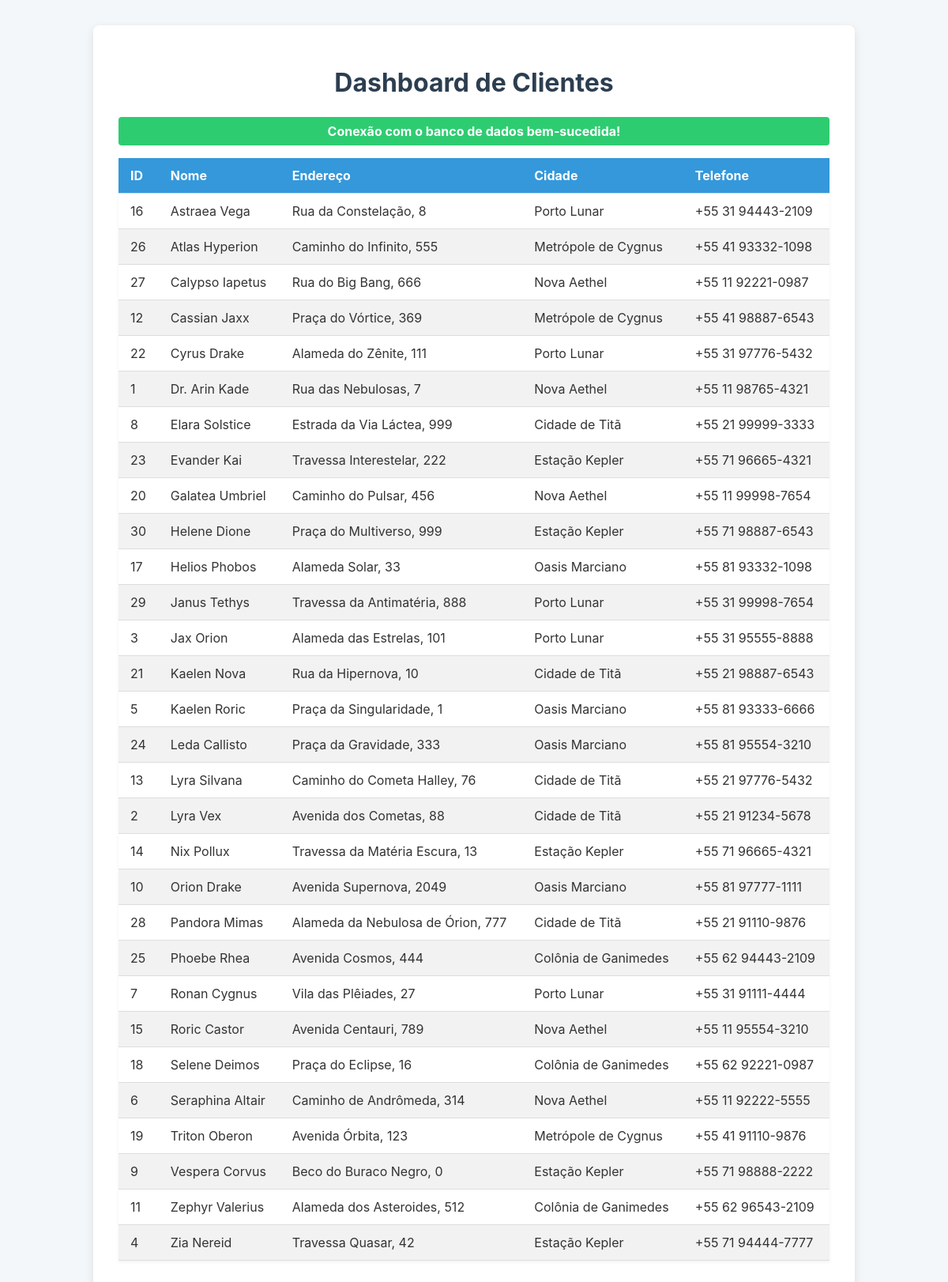
Page /app/index.php on the committed database.
### tables this page shows
CREATE TABLE Clientes (
    Id_Cliente INT AUTO_INCREMENT PRIMARY KEY,
    Nome VARCHAR(100),
    Endereco VARCHAR(255),
    Cidade VARCHAR(100),
    Telefone VARCHAR(20)
);

### app/index.php (the view, shortened to what this page needs)
<?php
$config = include('config.php');
$servername = $config['servername'];
$username = $config['username'];
$password = $config['password'];
$dbname = $config['dbname'];
$dsn = "mysql:host=$servername;dbname=$dbname;charset=utf8mb4";
?>
<!DOCTYPE html>
<html lang="pt-BR">
<head>
</head>
<body>
    <div class="container">
        <h1>Dashboard de Clientes</h1>
        <?php
        try {
            $conn = new PDO($dsn, $username, $password);
            $conn->setAttribute(PDO::ATTR_ERRMODE, PDO::ERRMODE_EXCEPTION);
            echo "<p class='status success'>Conexão com o banco de dados bem-sucedida!</p>";
            $sql = "SELECT * FROM Clientes ORDER BY Nome";
            $query = $conn->query($sql);
            if ($query) {
                echo "<table>";
                echo "<thead><tr><th>ID</th><th>Nome</th><th>Endereço</th><th>Cidade</th><th>Telefone</th></tr></thead>";
                echo "<tbody>";
                while ($row = $query->fetch(PDO::FETCH_ASSOC)) {
                    echo "<tr>";
                    echo "<td>" . htmlspecialchars($row['Id_Cliente']) . "</td>";
                    echo "<td>" . htmlspecialchars($row['Nome']) . "</td>";
                    echo "<td>" . htmlspecialchars($row['Endereco']) . "</td>";
                    echo "<td>" . htmlspecialchars($row['Cidade']) . "</td>";
                    echo "<td>" . htmlspecialchars($row['Telefone']) . "</td>";
                    echo "</tr>";
                }
                echo "</tbody></table>";
            }
        } catch (PDOException $e) {
            echo "<p class='status error'>Falha na conexão: " . htmlspecialchars($e->getMessage()) . "</p>";
        }
        ?>
    </div>
</body>
</html>

### app/index.php (style rules this page uses)
body { font-family: -apple-system, BlinkMacSystemFont, "Segoe UI", Roboto, Helvetica, Arial, sans-serif; background-color: #f4f7f9; color: #333; display: flex; justify-content: center; align-items: center; flex-direction: column; margin: 0; padding: 2rem; }
.container { width: 80%; max-width: 900px; background-color: #fff; padding: 2rem; border-radius: 8px; box-shadow: 0 4px 12px rgba(0,0,0,0.1); }
h1 { color: #2c3e50; text-align: center; margin-bottom: 1.5rem; }
table { border-collapse: collapse; width: 100%; box-shadow: 0 2px 4px rgba(0,0,0,0.05); }
th, td { padding: 12px 15px; text-align: left; border-bottom: 1px solid #ddd; }
thead tr { background-color: #3498db; color: #ffffff; font-weight: bold; }
tbody tr:nth-of-type(even) { background-color: #f2f2f2; }
.status { padding: 0.5rem; border-radius: 4px; font-weight: bold; text-align: center; }
.status.success { background-color: #2ecc71; color: white; }

### rows in the picture
clientes: Id_Cliente "16", Nome "Astraea Vega", Endereco "Rua da Constelação, 8", Cidade "Porto Lunar", Telefone "+55 31 94443-2109"
clientes: Id_Cliente "26", Nome "Atlas Hyperion", Endereco "Caminho do Infinito, 555", Cidade "Metrópole de Cygnus", Telefone "+55 41 93332-1098"
clientes: Id_Cliente "27", Nome "Calypso Iapetus", Endereco "Rua do Big Bang, 666", Cidade "Nova Aethel", Telefone "+55 11 92221-0987"
clientes: Id_Cliente "12", Nome "Cassian Jaxx", Endereco "Praça do Vórtice, 369", Cidade "Metrópole de Cygnus", Telefone "+55 41 98887-6543"
clientes: Id_Cliente "22", Nome "Cyrus Drake", Endereco "Alameda do Zênite, 111", Cidade "Porto Lunar", Telefone "+55 31 97776-5432"
clientes: Id_Cliente "1", Nome "Dr. Arin Kade", Endereco "Rua das Nebulosas, 7", Cidade "Nova Aethel", Telefone "+55 11 98765-4321"
clientes: Id_Cliente "8", Nome "Elara Solstice", Endereco "Estrada da Via Láctea, 999", Cidade "Cidade de Titã", Telefone "+55 21 99999-3333"
clientes: Id_Cliente "23", Nome "Evander Kai", Endereco "Travessa Interestelar, 222", Cidade "Estação Kepler", Telefone "+55 71 96665-4321"
clientes: Id_Cliente "20", Nome "Galatea Umbriel", Endereco "Caminho do Pulsar, 456", Cidade "Nova Aethel", Telefone "+55 11 99998-7654"
clientes: Id_Cliente "30", Nome "Helene Dione", Endereco "Praça do Multiverso, 999", Cidade "Estação Kepler", Telefone "+55 71 98887-6543"
clientes: Id_Cliente "17", Nome "Helios Phobos", Endereco "Alameda Solar, 33", Cidade "Oasis Marciano", Telefone "+55 81 93332-1098"
clientes: Id_Cliente "29", Nome "Janus Tethys", Endereco "Travessa da Antimatéria, 888", Cidade "Porto Lunar", Telefone "+55 31 99998-7654"
clientes: Id_Cliente "3", Nome "Jax Orion", Endereco "Alameda das Estrelas, 101", Cidade "Porto Lunar", Telefone "+55 31 95555-8888"
clientes: Id_Cliente "21", Nome "Kaelen Nova", Endereco "Rua da Hipernova, 10", Cidade "Cidade de Titã", Telefone "+55 21 98887-6543"
clientes: Id_Cliente "5", Nome "Kaelen Roric", Endereco "Praça da Singularidade, 1", Cidade "Oasis Marciano", Telefone "+55 81 93333-6666"
clientes: Id_Cliente "24", Nome "Leda Callisto", Endereco "Praça da Gravidade, 333", Cidade "Oasis Marciano", Telefone "+55 81 95554-3210"
clientes: Id_Cliente "13", Nome "Lyra Silvana", Endereco "Caminho do Cometa Halley, 76", Cidade "Cidade de Titã", Telefone "+55 21 97776-5432"
clientes: Id_Cliente "2", Nome "Lyra Vex", Endereco "Avenida dos Cometas, 88", Cidade "Cidade de Titã", Telefone "+55 21 91234-5678"
clientes: Id_Cliente "14", Nome "Nix Pollux", Endereco "Travessa da Matéria Escura, 13", Cidade "Estação Kepler", Telefone "+55 71 96665-4321"
clientes: Id_Cliente "10", Nome "Orion Drake", Endereco "Avenida Supernova, 2049", Cidade "Oasis Marciano", Telefone "+55 81 97777-1111"
clientes: Id_Cliente "28", Nome "Pandora Mimas", Endereco "Alameda da Nebulosa de Órion, 777", Cidade "Cidade de Titã", Telefone "+55 21 91110-9876"
clientes: Id_Cliente "25", Nome "Phoebe Rhea", Endereco "Avenida Cosmos, 444", Cidade "Colônia de Ganimedes", Telefone "+55 62 94443-2109"
clientes: Id_Cliente "7", Nome "Ronan Cygnus", Endereco "Vila das Plêiades, 27", Cidade "Porto Lunar", Telefone "+55 31 91111-4444"
clientes: Id_Cliente "15", Nome "Roric Castor", Endereco "Avenida Centauri, 789", Cidade "Nova Aethel", Telefone "+55 11 95554-3210"
clientes: Id_Cliente "18", Nome "Selene Deimos", Endereco "Praça do Eclipse, 16", Cidade "Colônia de Ganimedes", Telefone "+55 62 92221-0987"
clientes: Id_Cliente "6", Nome "Seraphina Altair", Endereco "Caminho de Andrômeda, 314", Cidade "Nova Aethel", Telefone "+55 11 92222-5555"
clientes: Id_Cliente "19", Nome "Triton Oberon", Endereco "Avenida Órbita, 123", Cidade "Metrópole de Cygnus", Telefone "+55 41 91110-9876"
clientes: Id_Cliente "9", Nome "Vespera Corvus", Endereco "Beco do Buraco Negro, 0", Cidade "Estação Kepler", Telefone "+55 71 98888-2222"
clientes: Id_Cliente "11", Nome "Zephyr Valerius", Endereco "Alameda dos Asteroides, 512", Cidade "Colônia de Ganimedes", Telefone "+55 62 96543-2109"
clientes: Id_Cliente "4", Nome "Zia Nereid", Endereco "Travessa Quasar, 42", Cidade "Estação Kepler", Telefone "+55 71 94444-7777"
